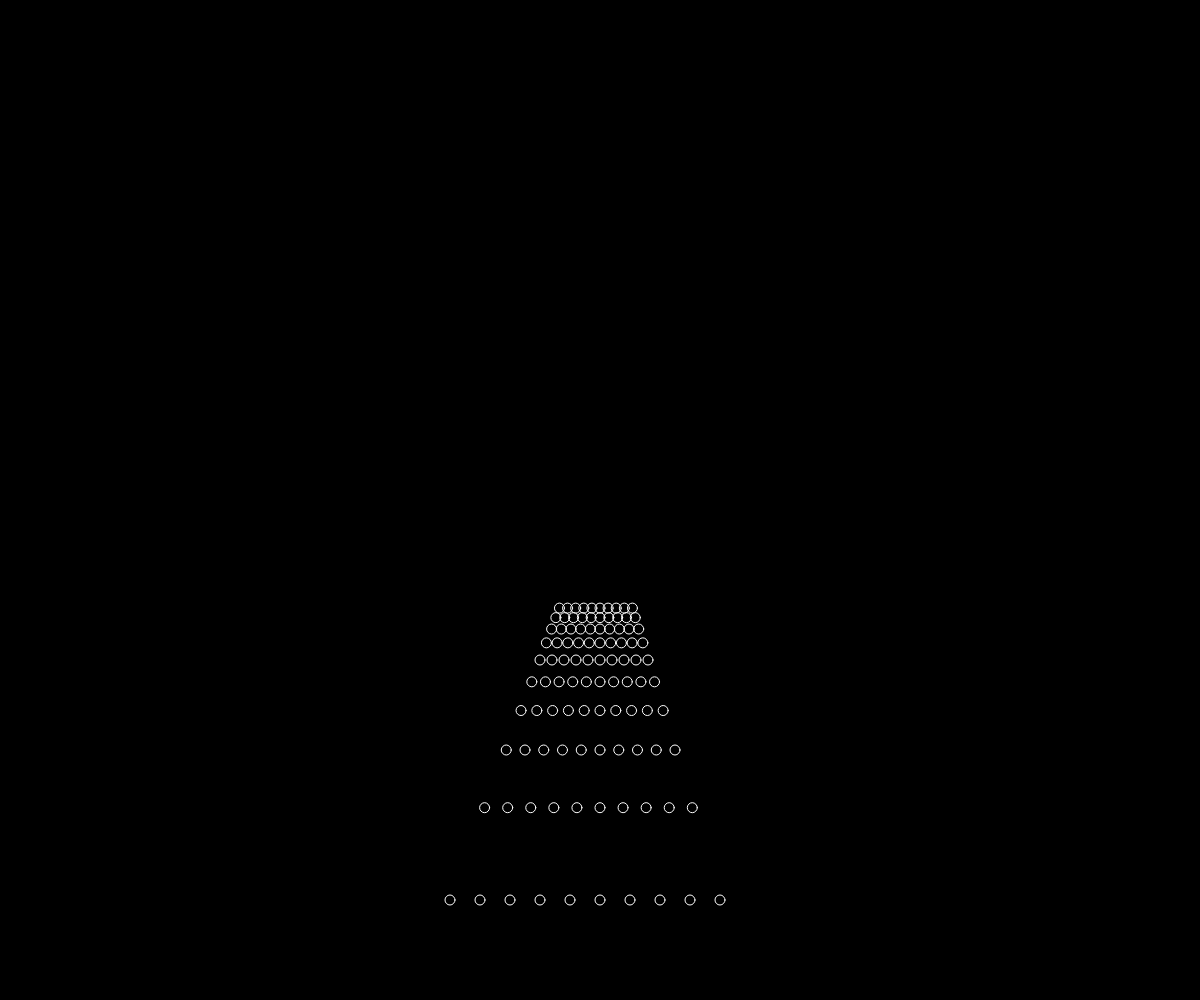
Frame 1 (no input)
Frame 2 (the mouse pressed at the canvas centre, redrawn once): identical to frame 1, image omitted

The p5.js sketch that drew this single still picture (run headless with seeded random() and noise() and a simulated clock; the mouse was pressed at the canvas centre and the sketch redrawn once):

// p5.js sketch
// ── sketch.js
"use strict"

// URL: https://openprocessing.org/sketch/957775

const WHITE = "#ffffff";
const BLACK = "#000000";

const SCREEN = 100; // スクリーンまでの距離

const points = [];// 3D空間の座標を格納する配列

let eyeX = 0;  // 視線の座標
let eyeY = 400;
let eyeZ = 0;

function setup(){
	createCanvas(windowWidth, windowHeight);
	angleMode(DEGREES); noLoop();
	noFill();
	stroke(WHITE); strokeWeight(1);

	// x-z平面に10x10の点を用意する
	const pad = 30;
	for(let i=-5; i<5; i++){
		for(let j=0; j<10; j++){
			const x = i * pad;
			const y = 0;
			const z = j * pad;
			const point = {x: x, y: y, z: z}
			points.push(point);
		}
	}
}

function draw(){
	background(BLACK);
	
	// キャンバスに描画する
	for(const point of points){
		// 3D座標を2D座標に変換
		const [x, y, s] = project(point.x-eyeX, point.y+eyeY, point.z-eyeZ);
		circle(x, y, 10);
	}
}

// 3D座標を2D座標に変換する関数
function project(x, y, z){
	const s = SCREEN / (SCREEN+z);
	const _x = x*s + width/2;
	const _y = y*s + height/2;
	return [_x, _y, s];
}
